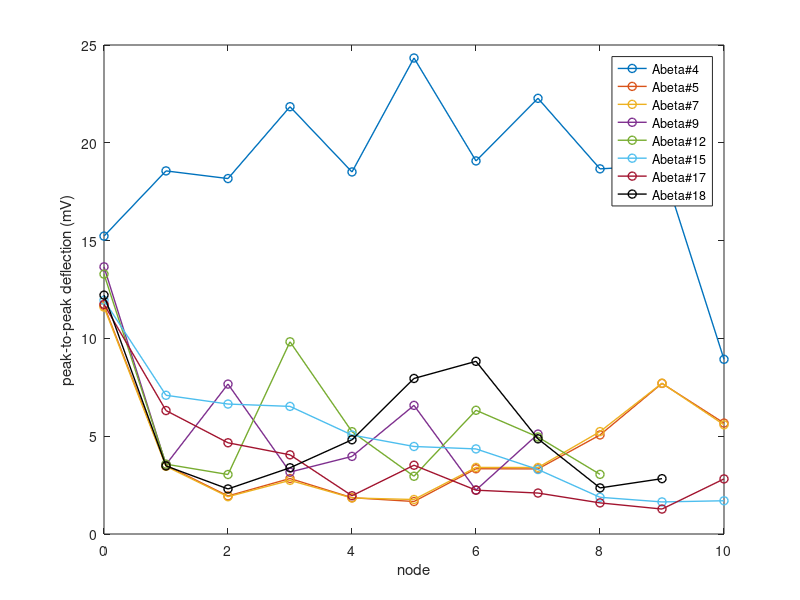
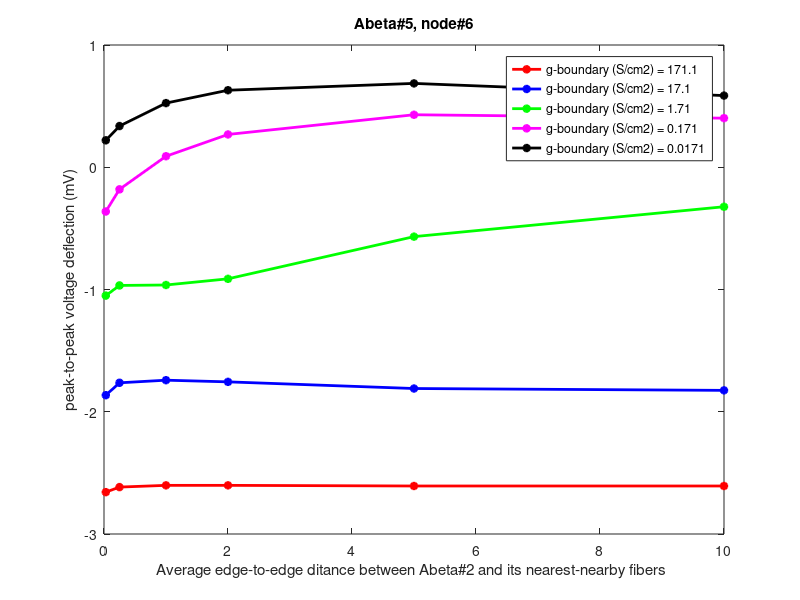
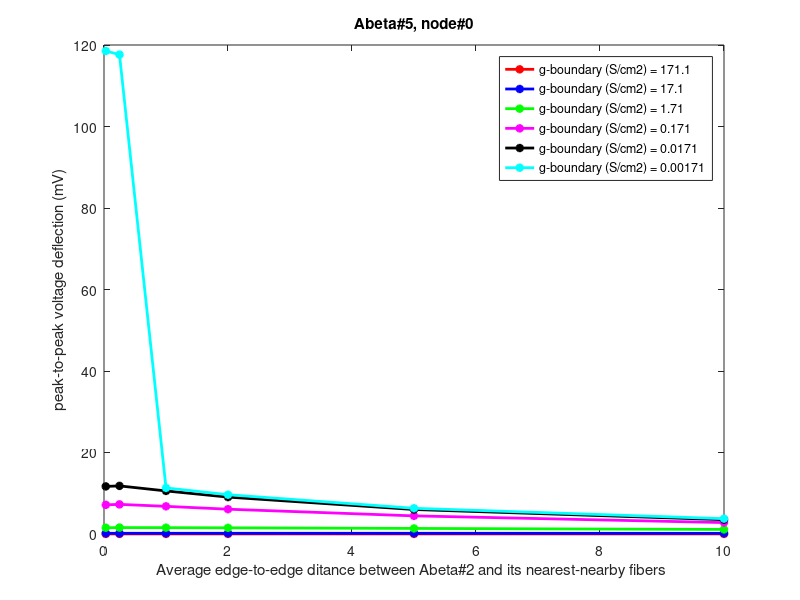
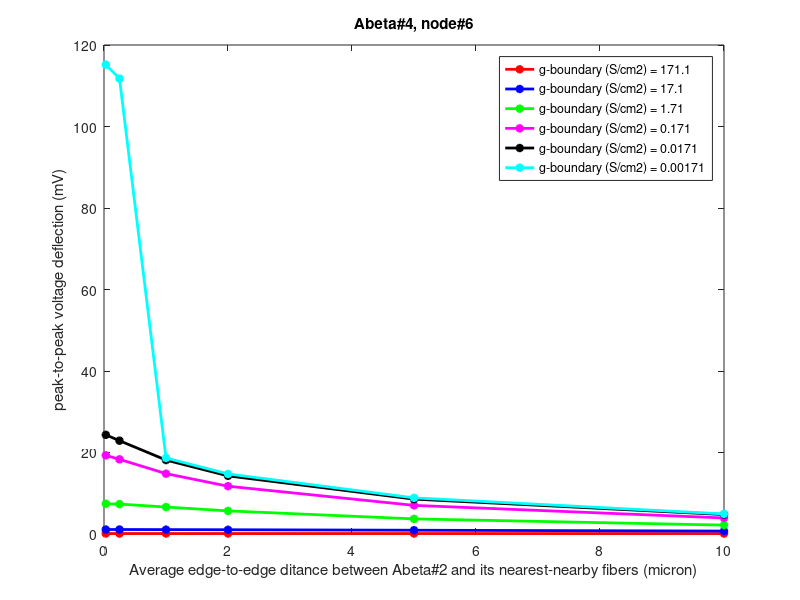

These charts were generated, in order, by the following MATLAB code: (Note: this script raises an error after producing the figures.)

clc
clear all
close all


%% boundary = 0.017     dist=0.029    
% Abeta#4
x4=[0 1 2 3 4 5 6 7 8 9 10] ;
y4=[15.2295  18.5634  18.1718  21.8457  18.5096  24.3349  19.0735  22.2737  18.6681  18.8407  8.93171] ;


% Abeta#5
x5=[0 1 2 3 4 5 6 7 8 9 10] ;
y5= [11.6788  3.50992  1.94536  2.83677  1.85506  1.66078  3.33581  3.32711  5.06387  7.69957 5.67181 ] ;


% Abeta#7
x7=[0 1 2 3 4 5 6 7 8 9 10] ;
y7=[11.6032 3.460383 1.90725 2.741489 1.842582  1.763512396  3.403470122  3.399821991  5.235668488  7.709054019  5.581916656]  ;

 
% Abeta#9
x9=[0 1 2 3 4 5 6 7 ] ;
y9=[13.659 3.55006  7.664  3.16563  3.96797  6.5762  2.2478  5.10934] ;


%Abeta#12
x12=[0 1 2 3 4 5 6 7 8 ] ;
y12=[13.2862927  3.570024705  3.041370636  9.82711207  5.230769265  2.951681434  6.325436575  4.957065225  3.048962951 ] ;

 
%Abeta#15
x15=[0 1 2 3 4 5 6 7 8 9 10] ;
y15=[11.94934924  7.092400565  6.644005431  6.524317826  5.060213144  4.474416922  4.350261133  3.297594225  1.877277595  1.639925577   1.699706093] ;                  

%Abeta#17
x17=[0 1 2 3 4 5 6 7 8 9 10] ;
y17=[11.742734  6.311058059  4.663662582  4.048240217   1.955292653  3.516711456  2.240724002  2.093808423  1.590957128   1.275412868   2.816560345] ;


%Abeta#18
x18=[0 1 2 3 4 5 6 7 8 9 ] ;
y18=[12.21307294  3.480898719  2.30353868  3.386461802  4.817269805  7.952117281  8.827661772  4.865453019  2.356172593  2.829339201 ] ;




figure
plot(x4,y4 , '-o', 'LineWidth', 1)
hold on
plot(x5,y5 , '-o', 'LineWidth', 1)
hold on
plot(x7,y7 , '-o', 'LineWidth', 1)
hold on
plot(x9,y9 , '-o', 'LineWidth', 1)
hold on
plot(x12,y12 , '-o', 'LineWidth', 1)
hold on
plot(x15,y15 , '-o', 'LineWidth', 1)
hold on
plot(x17,y17 , '-o', 'LineWidth', 1)
hold on
plot(x18,y18 , 'o-k' , 'LineWidth', 1)


legend('Abeta#4' , 'Abeta#5' , 'Abeta#7' , 'Abeta#9' , 'Abeta#12' , 'Abeta#15' , 'Abeta#17' , 'Abeta#18' )
xlabel('node')
ylabel('peak-to-peak deflection (mV)')






%% boundary = 0.017     dist=0.029      Abeta#5     node#5
clc
clear all
close all

x=[0.029  0.25  1  2  5  10 ] ;

y1=[0.0022 0.00242 0.0025 0.0025 0.00247 0.00247] ;
 y1=log10(y1) ;
y2=[0.01366 0.01725 0.01812 0.01756 0.01549 0.01496] ;
y2=log10(y2) ;
y3=[0.08912 0.10796 0.10885 0.12228 0.27069 0.4753] ;
y3=log10(y3) ;
y4=[0.434412  0.65986  1.23048  1.85481  2.68826  2.52104]  ;
 y4=log10(y4) ;
y5=[1.660781  2.17318  3.34833  4.26616  4.85101  3.85767] ;
 y5=log10(y5) ;
y6=[109.462   112.781  3.8988   4.82508  5.28507  4.08536]  ;
% y6=log10(y6) ;


figure
plot(x,y1,'*-r', 'LineWidth', 2)
hold on
plot(x,y2,'*-b', 'LineWidth', 2)
 hold on
plot(x,y3,'*-g', 'LineWidth', 2)
hold on
plot(x,y4,'*-m', 'LineWidth', 2)
hold on
plot(x,y5,'*-k' , 'LineWidth', 2)
% hold on
% plot(x,y6,'*-c' , 'LineWidth', 2)

xlim([0 10])
%ylim([0.002 0.0028])
legend('g-boundary (S/cm2) = 171.1'  , 'g-boundary (S/cm2) = 17.1' , 'g-boundary (S/cm2) = 1.71', 'g-boundary (S/cm2) = 0.171' , 'g-boundary (S/cm2) = 0.0171' , 'g-boundary (S/cm2) = 0.00171')

xlabel('Average edge-to-edge ditance between Abeta#2 and its nearest-nearby fibers ')
ylabel('peak-to-peak voltage deflection (mV)')

title('Abeta#5, node#6')

%% boundary = 0.017     dist=0.029      Abeta#5     node#0
clc
clear all
close all

x=[0.029  0.25  1  2  5  10 ] ;

y1=[0.01802  0.01845  0.01875  0.01877  0.01876  0.01872] ;
y2=[0.17155  0.1762  0.17798  0.17754  0.17539  0.17092] ;
y3=[1.53894  1.57519  1.5542  1.51621  1.36865  1.11854] ;
y4=[7.15515  7.27172  6.78966  6.08682  4.44941  2.80129]  ;
y5=[11.6788  11.8031  10.5681  9.05602  6.01297  3.51555] ;
y6=[118.542  117.637  11.3075  9.64165  6.31165  3.76117]  ;


figure
plot(x,y1,'*-r', 'LineWidth', 2)
hold on
plot(x,y2,'*-b', 'LineWidth', 2)
 hold on
plot(x,y3,'*-g', 'LineWidth', 2)
hold on
plot(x,y4,'*-m', 'LineWidth', 2)
hold on
plot(x,y5,'*-k' , 'LineWidth', 2)
hold on
plot(x,y6,'*-c' , 'LineWidth', 2)



legend('g-boundary (S/cm2) = 171.1'  , 'g-boundary (S/cm2) = 17.1' , 'g-boundary (S/cm2) = 1.71', 'g-boundary (S/cm2) = 0.171' , 'g-boundary (S/cm2) = 0.0171' , 'g-boundary (S/cm2) = 0.00171')

xlabel('Average edge-to-edge ditance between Abeta#2 and its nearest-nearby fibers ')
ylabel('peak-to-peak voltage deflection (mV)')

title('Abeta#5, node#0')




%
%% boundary = 0.017     dist=0.029      Abeta#4     node#6
clc
clear all
close all

x=[0.029  0.25  1  2  5  10 ] ;

y1=[0.11485  0.11555  0.11618  0.1152  0.11353  0.10907] ;
y2=[1.09792  1.10015  1.07762  1.04605  0.92818  0.71932] ;
y3=[7.42977  7.34311  6.61331  5.6714  3.70704  2.17658] ;
y4=[19.3034  18.3232  14.8108  11.7279  7.02737  3.93464]  ;
y5=[24.3349  22.896  18.1467  14.2671  8.56235  4.77691] ;
y6=[115.186  111.753  18.6569  14.7386  8.86729  4.92468]  ;


figure
plot(x,y1,'*-r', 'LineWidth', 2)
hold on
plot(x,y2,'*-b', 'LineWidth', 2)
 hold on
plot(x,y3,'*-g', 'LineWidth', 2)
hold on
plot(x,y4,'*-m', 'LineWidth', 2)
hold on
plot(x,y5,'*-k' , 'LineWidth', 2)
hold on
plot(x,y6,'*-c' , 'LineWidth', 2)



legend('g-boundary (S/cm2) = 171.1'  , 'g-boundary (S/cm2) = 17.1' , 'g-boundary (S/cm2) = 1.71', 'g-boundary (S/cm2) = 0.171' , 'g-boundary (S/cm2) = 0.0171' , 'g-boundary (S/cm2) = 0.00171')

xlabel('Average edge-to-edge ditance between Abeta#2 and its nearest-nearby fibers (micron)')
ylabel('peak-to-peak voltage deflection (mV)')

title('Abeta#4, node#6')



%% boundary = 0.017     dist=0.029      Abeta#4     node#0
clc
clear all
close all

x=[0.029  0.25  1  2  5  10 ] ;

y1=[0.04504  0.04479  0.04357  0.04357  0.04243  0.03914] ;
y2=[0.42987  0.42557  0.39721  0.37773  0.31304  0.23882] ;
y3=[3.04892  2.86037  2.42926  2.09283  1.56089  1.17099] ;
y4=[10.4173  9.39466  7.70647  6.54091  4.45682  2.69451]  ;
y5=[15.2295  13.722  11.1092  9.15664  5.84945  3.27294] ;
y6=[115.406  115.441  11.7358  9.60911  6.03115  3.35747]  ;


figure
plot(x,y1,'*-r', 'LineWidth', 2)
hold on
plot(x,y2,'*-b', 'LineWidth', 2)
 hold on
plot(x,y3,'*-g', 'LineWidth', 2)
hold on
plot(x,y4,'*-m', 'LineWidth', 2)
hold on
plot(x,y5,'*-k' , 'LineWidth', 2)
hold on
plot(x,y6,'*-c' , 'LineWidth', 2)



legend('g-boundary (S/cm2) = 171.1'  , 'g-boundary (S/cm2) = 17.1' , 'g-boundary (S/cm2) = 1.71', 'g-boundary (S/cm2) = 0.171' , 'g-boundary (S/cm2) = 0.0171' , 'g-boundary (S/cm2) = 0.00171')

xlabel('Average edge-to-edge ditance between Abeta#2 and its nearest-nearby fibers (micron)')
ylabel('peak-to-peak voltage deflection (mV)')

title('Abeta#4, node#0')


%%



clc
clear all
close all


x = [ 3.83e5/2    3.83e5/2    3.83e5/2    3.83e5/2] ;
x=log10(x) ;
y = [335369.13/2   335369.13       335369.13*2      335369.13*2] ;
y=log10(y) ;
c = [ 0.01587  0.01366  0  0.01109 ] ;
scatter(x,y,150,c,'filled')
colorbar
% colormap jet
hold on


x = [3.83e5   3.83e5    3.83e5    3.83e5] ;
x=log10(x) ;
y = [335369.13/2   335369.13    335369.13*2    335369.13*2] ;
y=log10(y) ;
c = [0.01587  0.01366   0    0.01109];
scatter(x,y,150,c,'filled')
colorbar
colormap parula
hold on



x = [3.83e5*2   3.83e5*2   3.83e5*2   3.83e5*2] ;
x=log10(x) ;
y = [335369.13/2   335369.13     335369.13*2   335369.13*2] ;
y=log10(y) ;
c = [0.01587  0.01366    0     0.01109];
scatter(x,y,150,c,'filled')
colorbar
colormap parula
hold on





caxis([0 0.02])
title('g-boundary=17.1   ,  dist=0.03')
xlabel('Transvers-g between Abeta2 and Abeta5 (S/cm2)')
ylabel('xraxial[1], Abeta2 (Mohm/cm)')


%%

clc
clear all
close all


x = [ 4.05e3/2    4.05e3/2    4.05e3/2    4.05e3/2] ;
x=log10(x) ;
y = [9284.41/2   9284.41    9284.41*2      9284.41*2] ;
y=log10(y) ;
c = [ 0.0178 0.01813  0   0.018 ] ;
scatter(x,y,150,c,'filled')
colorbar
% colormap jet
hold on


x = [ 4.05e3    4.05e3    4.05e3    4.05e3] ;
x=log10(x) ;
y = [9284.41/2   9284.41    9284.41*2      9284.41*2] ;
y=log10(y) ;
c = [0.01767  0.01812  0   0.018];
scatter(x,y,150,c,'filled')
colorbar
colormap parula
hold on



x = [ 4.05e3*2    4.05e3*2    4.05e3*2    4.05e3*2] ;
x=log10(x) ;
y = [9284.41/2   9284.41    9284.41*2      9284.41*2] ;
y=log10(y) ;
c = [0.01767 0.01812  0  0.01799];
scatter(x,y,150,c,'filled')
colorbar
colormap parula
hold on





caxis([0 0.02])
title('g-boundary=17.1   ,  dist=1')
xlabel('Transvers-g between Abeta2 and Abeta5 (S/cm2)')
ylabel('xraxial[1], Abeta2 (Mohm/cm)')



%%

clc
clear all
close all


x = [ 798/2    798/2    798/2    798/2] ;
x=log10(x) ;
y = [1496/2   1496    1496*2      1496*2] ;
y=log10(y) ;
c = [ 0.01354  0.01554  0  0.0169 ] ;
scatter(x,y,150,c,'filled')
colorbar
% colormap jet
hold on


x = [ 798    798    798   798] ;
x=log10(x) ;
y = [1496/2   1496    1496*2      1496*2] ;
y=log10(y) ;
c = [0.01347  0.01549   0    0.01687];
scatter(x,y,150,c,'filled')
colorbar
colormap parula
hold on



x = [ 798*2    798*2    798*2    798*2] ;
x=log10(x) ;
y = [1496/2   1496    1496*2      1496*2] ;
y=log10(y) ;
c = [0.01343  0.01545    0  0.01684];
scatter(x,y,150,c,'filled')
colorbar
colormap parula
hold on





caxis([0 0.02])
title('g-boundary=17.1   ,  dist=5')
xlabel('Transvers-g between Abeta2 and Abeta5 (S/cm2)')
ylabel('xraxial[1], Abeta2 (Mohm/cm)')


%%    boundar=17.1

clc
clear all
close all



xx=[0.029  0.25  1  2  5  10 ] ;

y4=[1.097  1.1001  1.077  1.046  0.928  0.719]  ;
%y4=log10(y4) ;
y5=[0.013  0.0172  0.018  0.0175  0.0154  0.0149]  ;
%y5=log10(y5) ;
y7=[0.0171  0.0183  0.0181  0.01744  0.0154  0.0175] ;
%y7=log10(y7) ;
y9=[0.0118  0.0147  0.0152  0.01552  0.0226  0.0429] ;
%y9=log10(y9) ;
y12=[0.00574  0.0193  0.0230  0.02299  0.02998  0.0676]  ;
%y12=log10(y12) ;
y15=[0.0089 0.0200 0.0204  0.0246  0.056  0.0959] ;
%y15=log10(y15) ;
y17=[0.00887  0.0246  0.0303  0.0297  0.0244  0.018] ;
%y17=log10(y17) ;
y18=[0.008  0.0178  0.029  0.0439  0.09232  0.14813]  ;
%y18=log10(y18) ;

figure
plot(xx,y4,'*-r', 'LineWidth', 2)
hold on
plot(xx,y5,'*-b', 'LineWidth', 2)
hold on
plot(xx,y7,'*-g', 'LineWidth', 2)
hold on
plot(xx,y9,'*-m', 'LineWidth', 2)
hold on
plot(xx,y12,'*-k' , 'LineWidth', 2)
hold on
plot(xx,y15,'*-c' , 'LineWidth', 2)
hold on
plot(xx,y17,'*-y' , 'LineWidth', 2)
hold on
plot(xx,y18,	'-*','color', [0.4940 0.1840 0.5560],  'LineWidth', 2)


%ylim([-3 3])
%legend('4' , '5' , '7' , '9' , '12' , '15' , '17' ,'18' )
title('boundary = 17.1')
xlabel('Average edge-to-edge distance between Abeta#2 and its nearest-nearby fibers')
ylabel('peak-to-peak voltage deflection (mV)')



%% boundary = 171

clc
clear all
close all


xx=[0.029  0.25  1  2  5  10 ] ;

y4=[0.1148  0.1155  0.1161  0.1152  0.1135  0.109]  ;
y5=[0.0022  0.00242  0.0025  0.0025  0.00247  0.00242]  ;
y7=[0.00246  0.00258  0.00256  0.00257  0.00256  0.00251] ;
y9=[0.00205  0.00225  0.00224  0.00225  0.00228  0.00235] ;
y12=[0.00245  0.00299  0.00341  0.00349  0.00351  0.00341]  ;
y15=[0.00239  0.00343  0.00343  0.00342  0.00321  0.00313] ;
y17=[0.00252  0.00323  0.00379  0.00389  0.00392  0.00386] ;
y18=[0.00243  0.00215  0.00223  0.00229 0.00254  0.00413]  ;


y4=log10(y4) ;
y5=log10(y5) ;
y7=log10(y7) ;
y9=log10(y9) ;
y12=log10(y12) ;
y15=log10(y15) ;
y17=log10(y17) ;
y18=log10(y18) ;





figure
plot(xx,y4,'*-r', 'LineWidth', 2)
hold on
plot(xx,y5,'*-b', 'LineWidth', 2)
 hold on
plot(xx,y7,'*-g', 'LineWidth', 2)
hold on
plot(xx,y9,'*-m', 'LineWidth', 2)
hold on
plot(xx,y12,'*-k' , 'LineWidth', 2)
hold on
plot(xx,y15,'*-c' , 'LineWidth', 2)
hold on
plot(xx,y17,'*-y' , 'LineWidth', 2)
hold on
plot(xx,y18,	'-*','color', [0.4940 0.1840 0.5560],  'LineWidth', 2)


%ylim([-3 3])
%legend('4' , '5' , '7' , '9' , '12' , '15' , '17' ,'18' )
title('boundary = 171')
xlabel('Average edge-to-edge distance between Abeta#2 and its nearest-nearby fibers')
ylabel('peak-to-peak voltage deflection (mV)')

 %% boundary = 1.71

clc
clear all
close all



xx=[0.029  0.25  1  2  5  10 ] ;

y4=[7.429  7.343  6.613  5.671  3.707  2.1765]  ;
y5=[0.089  0.107  0.1088  0.1222  0.2706  0.475]  ;
y7=[0.11763  0.11718  0.11471  0.1417  0.2809  0.479] ;
y9=[0.1012  0.156  0.2539  0.3717  0.6378  0.8113] ;
y12=[0.237  0.206  0.377  0.572  0.872  0.907]  ;
y15=[0.249  0.317  0.552  0.7519  0.968  0.9156] ;
y17=[0.0717  0.135  0.152  0.15013  0.402  0.561] ;
y18=[0.486  0.648  0.977  1.274  1.543  1.350]  ;



y4=log10(y4) ;
y5=log10(y5) ;
y7=log10(y7) ;
y9=log10(y9) ;
y12=log10(y12) ;
y15=log10(y15) ;
y17=log10(y17) ;
y18=log10(y18) ;





figure
plot(xx,y4,'*-r', 'LineWidth', 2)
hold on
plot(xx,y5,'*-b', 'LineWidth', 2)
 hold on
plot(xx,y7,'*-g', 'LineWidth', 2)
hold on
plot(xx,y9,'*-m', 'LineWidth', 2)
hold on
plot(xx,y12,'*-k' , 'LineWidth', 2)
hold on
plot(xx,y15,'*-c' , 'LineWidth', 2)
hold on
plot(xx,y17,'*-y' , 'LineWidth', 2)
hold on
plot(xx,y18,	'-*','color', [0.4940 0.1840 0.5560],  'LineWidth', 2)

%ylim([-3 3])
%legend('4' , '5' , '7' , '9' , '12' , '15' , '17' ,'18' )
title('boundary = 1.71')
xlabel('Average edge-to-edge distance between Abeta#2 and its nearest-nearby fibers')
ylabel('peak-to-peak voltage deflection (mV)')


%% boundary = 0.171

clc
clear all
close all



xx=[0.029  0.25  1  2  5  10 ] ;

y4=[19.3034  18.323  14.810  11.727  7.027  3.934]  ;
y5=[0.434  0.659  1.230  1.854  2.688  2.521]  ;
y7=[0.559  0.741  1.266  1.876  2.692  2.522] ;
y9=[1.538  1.9522  2.772  3.437  3.959  3.384] ;
y12=[2.530  2.617  3.402  3.830  3.786  3.020]  ;
y15=[2.475  2.879  3.607  3.875  3.518  2.578] ;
y17=[1.419  1.268  1.703  2.163  2.609  2.3618] ;
y18=[4.449  5.089  5.995  6.230  5.253  3.5508]  ;



y4=log10(y4) ;
y5=log10(y5) ;
y7=log10(y7) ;
y9=log10(y9) ;
y12=log10(y12) ;
y15=log10(y15) ;
y17=log10(y17) ;
y18=log10(y18) ;






figure
plot(xx,y4,'*-r', 'LineWidth', 2)
hold on
plot(xx,y5,'*-b', 'LineWidth', 2)
 hold on
plot(xx,y7,'*-g', 'LineWidth', 2)
hold on
plot(xx,y9,'*-m', 'LineWidth', 2)
hold on
plot(xx,y12,'*-k' , 'LineWidth', 2)
hold on
plot(xx,y15,'*-c' , 'LineWidth', 2)
hold on
plot(xx,y17,'*-y' , 'LineWidth', 2)
hold on
plot(xx,y18,	'-*','color', [0.4940 0.1840 0.5560],  'LineWidth', 2)

%ylim([-3 3])
%legend('4' , '5' , '7' , '9' , '12' , '15' , '17' ,'18' )
title('boundary = 0.171')
xlabel('Average edge-to-edge distance between Abeta#2 and its nearest-nearby fibers')
ylabel('peak-to-peak voltage deflection (mV)')

%% boundary = 0.0171

clc
clear all
close all



xx=[0.029  0.25  1  2  5  10 ] ;

y4=[24.3349  22.896  18.1467  14.2671  8.562  4.77691]  ;
y5=[1.660  2.173  3.348  4.266  4.851  3.857]  ;
y7=[1.763  2.2282  3.372  4.276  4.854  3.858] ;
y9=[3.967  4.6200  5.872  6.662  6.687  5.0566] ;
y12=[5.230  5.523  6.429  6.75403  6.219  4.58183]  ;
y15=[4.474  5.130  5.900  5.942  5.070  3.621] ;
y17=[3.516  3.3199  3.919  4.444  4.658  3.628] ;
y18=[7.952  8.777  9.567  9.366  7.417  4.787]  ;



y4=log10(y4) ;
y5=log10(y5) ;
y7=log10(y7) ;
y9=log10(y9) ;
y12=log10(y12) ;
y15=log10(y15) ;
y17=log10(y17) ;
y18=log10(y18) ;




figure
plot(xx,y4,'*-r', 'LineWidth', 2)
hold on
plot(xx,y5,'*-b', 'LineWidth', 2)
 hold on
plot(xx,y7,'*-g', 'LineWidth', 2)
hold on
plot(xx,y9,'*-m', 'LineWidth', 2)
hold on
plot(xx,y12,'*-k' , 'LineWidth', 2)
hold on
plot(xx,y15,'*-c' , 'LineWidth', 2)
hold on
plot(xx,y17,'*-y' , 'LineWidth', 2)
hold on
plot(xx,y18,	'-*','color', [0.4940 0.1840 0.5560],  'LineWidth', 2)

%ylim([-3 3])
%legend('4' , '5' , '7' , '9' , '12' , '15' , '17' ,'18' )
title('boundary = 0.0171')
xlabel('Average edge-to-edge distance between Abeta#2 and its nearest-nearby fibers')
ylabel('peak-to-peak voltage deflection (mV)')

%% boundary = 0.00171

clc
clear all
close all



xx=[0.029  0.25  1  2  5  10 ] ;

y4=[115.186  111.753  18.656  14.738  8.867  4.924]  ;
y5=[109.462  112.781  3.8988  4.825  5.285  4.085]  ;
y7=[109.181  112.676  3.9168  4.8333  5.288  4.086] ;
y9=[110.136  109.661  6.622  7.39607  7.232  5.3387] ;
y12=[113.72  110.466  7.202  7.4116  6.716  4.866]  ;
y15=[108.408  107.504  6.339  6.362  5.342  3.829] ;
y17=[111.024  106.704  4.449  4.958  5.080  3.859] ;
y18=[105.651  104.948  10.273  9.959  7.825  4.992]  ;




y4=log10(y4) ;
y5=log10(y5) ;
y7=log10(y7) ;
y9=log10(y9) ;
y12=log10(y12) ;
y15=log10(y15) ;
y17=log10(y17) ;
y18=log10(y18) ;




figure
plot(xx,y4,'*-r', 'LineWidth', 2)
hold on
plot(xx,y5,'*-b', 'LineWidth', 2)
 hold on
plot(xx,y7,'*-g', 'LineWidth', 2)
hold on
plot(xx,y9,'*-m', 'LineWidth', 2)
hold on
plot(xx,y12,'*-k' , 'LineWidth', 2)
hold on
plot(xx,y15,'*-c' , 'LineWidth', 2)
hold on
plot(xx,y17,'*-y' , 'LineWidth', 2)
hold on
plot(xx,y18,	'-*','color', [0.4940 0.1840 0.5560],  'LineWidth', 2)

%legend('4' , '5' , '7' , '9' , '12' , '15' , '17' ,'18' )
%ylim([-3 3])
title('boundary = 0.00171')

xlabel('Average edge-to-edge distance between Abeta#2 and its nearest-nearby fibers')
ylabel('peak-to-peak voltage deflection (mV)')



%%%%%%
%% boundary = 17.1     # Abeta4 twice more nodes 180 degree misalingment

clc
clear all
close all

xx=[0.029  0.25  1  2  5  10 ] ;

y4_360=[1.097  1.1001  1.077  1.046  0.928  0.719]  ;
y4_360=log10(y4_360) ;


y4_180=[2.2026  2.2136  2.1259  2.0123  1.629  1.0968]  ;
y4_180=log10(y4_180) ;


figure
plot(xx,y4_360,'*-r', 'LineWidth', 2)
hold on

plot(xx,y4_180,'*--r', 'LineWidth', 2)
hold on


legend('Abeta#4,  360 degree alignment'  ,  'Abeta#4, 180 degree alignment')
ylim([-3 3])
title('boundary = 17.1')

xlabel('Average edge-to-edge distance between Abeta#2 and its nearest-nearby fibers')
ylabel('peak-to-peak voltage deflection (mV)')



%%    April 1  2020

% boundary =171

clc
clear all



x=[ 3.9  4.1  4.2  4.4  4.4  4.7  5.3  5.8 ] ;   % radii of different Abeta fibers

y029=[0.1148  0.00239  0.00252  0.0022  0.00246   0.00243  0.00245  0.00205 ] ;  % distance = 0.029
y25=[0.1155   0.00343  0.00323  0.00242 0.00258   0.00215   0.00299  0.00225 ]  ;
y1= [0.1161   0.00343  0.00379  0.0025  0.00256   0.00223   0.00341  0.00224 ] ;
y2=[0.1152    0.00342  0.00389  0.0025  0.00257   0.00229   0.00349  0.00225] ;
y5=[0.1135    0.00321  0.00392  0.00247 0.00256   0.00254   0.00351  0.00228]  ;
y10=[0.109    0.00313  0.00386  0.00242 0.00251   0.00413    0.00341 0.00235 ] ;
 


y029=log10(y029) ;
y25=log10(y25) ;
y1=log10(y1) ;
y2=log10(y2) ;
y5=log10(y5) ;
y10=log10(y10) ;

figure
plot(x,y029,'*-r', 'LineWidth', 2)
hold on
plot(x,y25,'*-b', 'LineWidth', 2)
 hold on
plot(x,y1,'*-g', 'LineWidth', 2)
hold on
plot(x,y2,'*-m', 'LineWidth', 2)
hold on
plot(x,y5,'*-k' , 'LineWidth', 2)
hold on
plot(x,y10,'*-c' , 'LineWidth', 2)




%%


% boundary =0.171

clc
clear all
close all


x=[ 3.9  4.1  4.2  4.4  4.4  4.7  5.3  5.8 ] ;   % radii of different Abeta fibers

y029=[19.3034  2.475  1.419  0.434  0.559  4.449  2.530   1.537] ;  % distance = 0.029
y25=[18.323  2.879  1.268  0.659  0.741  5.089  2.617   1.952 ]  ;
y1= [14.810  3.607  1.703  1.230   1.266  5.995  3.402  2.772] ;
y2=[11.727  3.875  2.163   1.854   1.876    6.230  3.830  3.437] ;
y5=[7.027   3.518   2.609  2.688   2.692   5.253   3.786  3.959]  ;
y10=[ 3.934  2.578  2.3618  2.521   2.522  3.5508   3.020  3.384] ;
 

figure
plot(x,y029,'*-r', 'LineWidth', 2)
hold on
plot(x,y25,'*-b', 'LineWidth', 2)
 hold on
plot(x,y1,'*-g', 'LineWidth', 2)
hold on
plot(x,y2,'*-m', 'LineWidth', 2)
hold on
plot(x,y5,'*-k' , 'LineWidth', 2)
hold on
plot(x,y10,'*-c' , 'LineWidth', 2)


y4=[19.3034  18.323  14.810  11.727  7.027  3.934]  ;
y15=[2.475  2.879  3.607  3.875  3.518  2.578] ;
y17=[1.419  1.268  1.703  2.163  2.609  2.3618] ;
y5=[0.434  0.659  1.230  1.854  2.688  2.521]  ;
y7=[0.559  0.741  1.266  1.876  2.692  2.522] ;
y18=[4.449  5.089  5.995  6.230  5.253  3.5508]  ;
y12=[2.530  2.617  3.402  3.830  3.786  3.020]  ;
